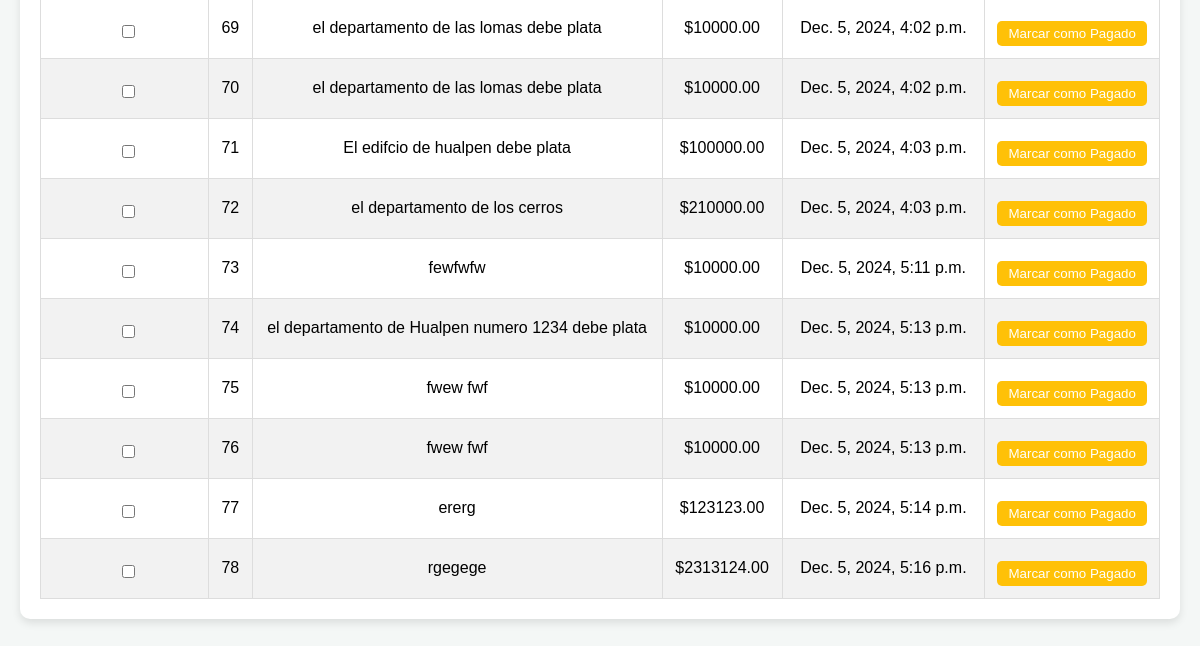
The app's page /generate_expenses/ (lower part), older data.
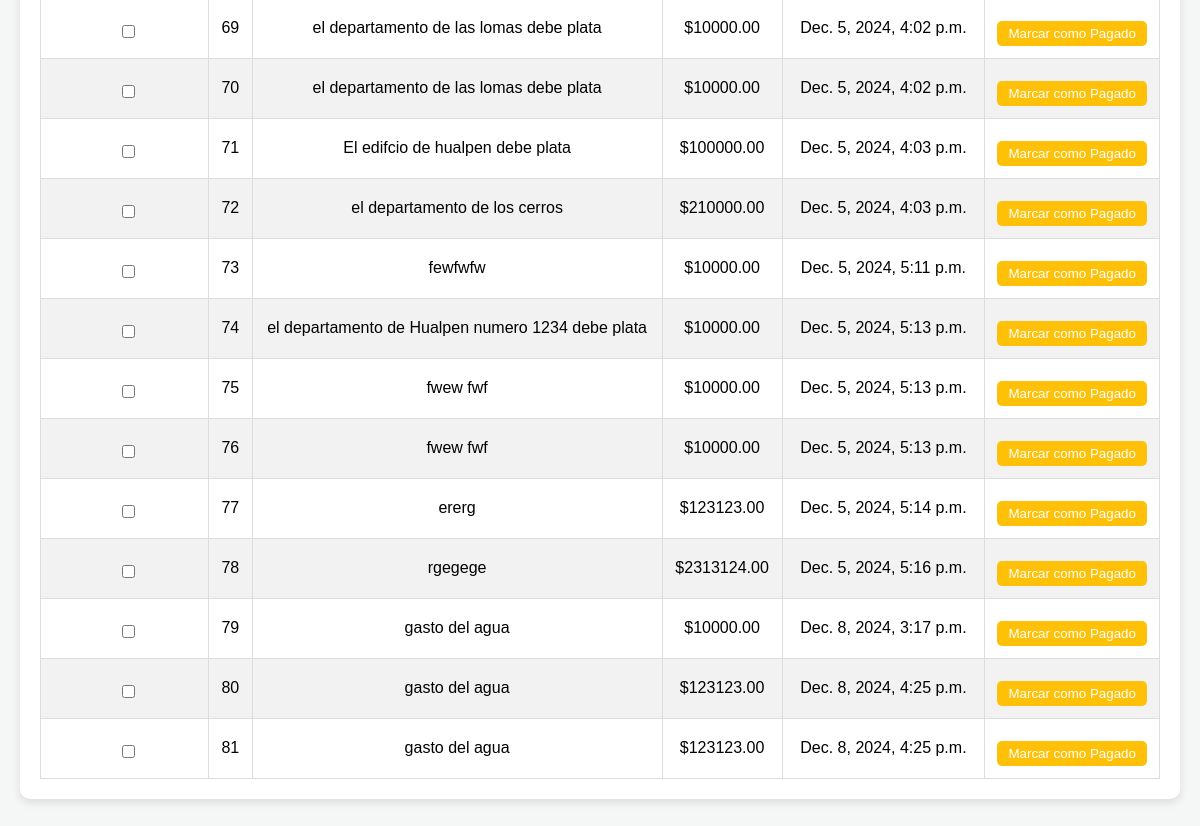
The same page, newer data.
### Paga/models.py (models this page shows, shortened)
class Gasto(models.Model):
    descripcion = models.CharField(max_length=255)
    monto = models.DecimalField(max_digits=10, decimal_places=2)
    fecha_creacion = models.DateTimeField(default=now)

### Paga/views.py (the view, shortened to what this page needs)
# urls.py: path('generate_expenses/', views.generate_expenses_view, name='generate_expenses'),
def generate_expenses_view(request):
    gastos = Gasto.objects.all()
    return render(request, 'generate_expenses.html', {'gastos': gastos})

### Paga/templates/generate_expenses.html (shortened to what this page needs)
<!DOCTYPE html>
<html lang="es">
<head>
</head>
<body>
    <div class="container">
        <div class="table-container">
            <table>
                <tbody>
                    {% for gasto in gastos %}
                        <tr data-id="{{ gasto.id }}">
                            <td><input type="checkbox" class="select-gasto" data-id="{{ gasto.id }}"></td>
                            <td>{{ gasto.id }}</td>
                            <td>{{ gasto.descripcion }}</td>
                            <td>${{ gasto.monto }}</td>
                            <td>{{ gasto.fecha_creacion }}</td>
                            <td>
                                <button class="btn-mark-paid" data-id="{{ gasto.id }}" data-departamento="{{ gasto.departamento.numero }}" data-periodo="{{ gasto.periodo }}">
                                    Marcar como Pagado
                                </button>
                            </td>
                        </tr>
                    {% endfor %}
                </tbody>
            </table>
        </div>
    </div>
</body>
</html>

### Paga/templates/generate_expenses.html (style rules this page uses)
body { font-family: Arial, sans-serif; background-color: #f4f7f6; margin: 0; padding: 20px; }
.container { max-width: 1200px; margin: 0 auto; }
.form-container, .table-container { background-color: #fff; padding: 20px; margin-bottom: 20px; border-radius: 10px; box-shadow: 0 4px 8px rgba(0, 0, 0, 0.1); }
table { width: 100%; border-collapse: collapse; }
tr:nth-child(even) { background-color: #f2f2f2; }

Row changes from the older to the newer data that the page shows:
added Gasto: id "79", descripcion "gasto del agua", monto "10000.00", fecha_creacion "Dec. 8, 2024, 3:17 p.m."
added Gasto: id "80", descripcion "gasto del agua", monto "123123.00", fecha_creacion "Dec. 8, 2024, 4:25 p.m."
added Gasto: id "81", descripcion "gasto del agua", monto "123123.00", fecha_creacion "Dec. 8, 2024, 4:25 p.m."
